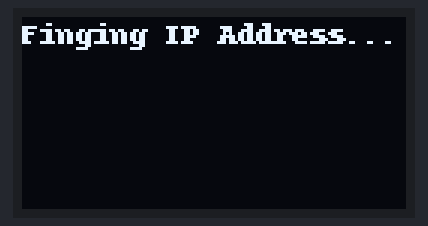
Bench run of a program on a simulated Raspberry Pi (BCM pin numbers). Parts: 128×64 one-colour display. System figures (address, load, memory, disk, uptime) are fixed made-up values; what the program prints to the terminal is not drawn. At 1.4 s the program stops and its outputs stay as they are.

Above: at 0.3 s.
At 1.4 s:
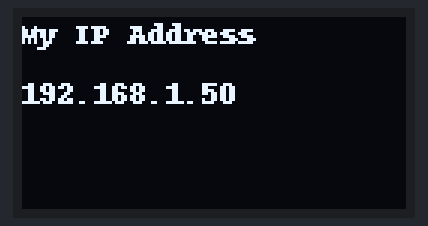

The program:

what_is_my_ip.py
```python
import time
import socket
import os
import Adafruit_SSD1306
from PIL import Image
from PIL import ImageDraw
from PIL import ImageFont

# Raspberry Pi pin configuration:
RST = 24
disp = Adafruit_SSD1306.SSD1306_128_64(rst=RST, i2c_address=0x3d)

# Initialize library and clear display
disp.begin()
disp.clear()
disp.display()

# Create blank image for drawing.
# Make sure to create image with mode '1' for 1-bit color.
width = disp.width
height = disp.height
image = Image.new('1', (width, height))

# Get drawing object to draw on image.
draw = ImageDraw.Draw(image)

# Draw a black filled box to clear the image.
draw.rectangle((0,0,width,height), outline=0, fill=0)

# Load default font.
font = ImageFont.load_default()

# Write two lines of text.
draw.text((0, 0),  'Finging IP Address...',  font=font, fill=255)

# Display image.
disp.image(image)
disp.display()

# Is this the padding that you use to create the graph image?
ipaddr = "---.---.---.---"
online = False

print("hi, camden")

while not online:
	gw = os.popen("ip -4 route show default").read().split()
	if len(gw) > 0:
		print("Getting online...")
		s = socket.socket(socket.AF_INET, socket.SOCK_DGRAM)
		s.connect((gw[2],0))
		ipaddr = s.getsockname()[0]
		gateway = gw[2]
		host = socket.gethostname()
		online = True
	time.sleep(1)
	print("IP:", ipaddr, "GW:", gateway, "Host:", host)
	draw.rectangle((0,0,width,height), outline=0, fill=0)
	draw.text((0,0), "My IP Address", font=font, fill=255)
	draw.text((0,20), ipaddr, font=font, fill=255)
	disp.image(image)
	disp.display()


  # making a lot of changes
  # sweet
  # i'm in repl.it
```

Measured:
- what the display in image 0 shows lasts 1.1 s, from 0.3 s to 1.4 s
